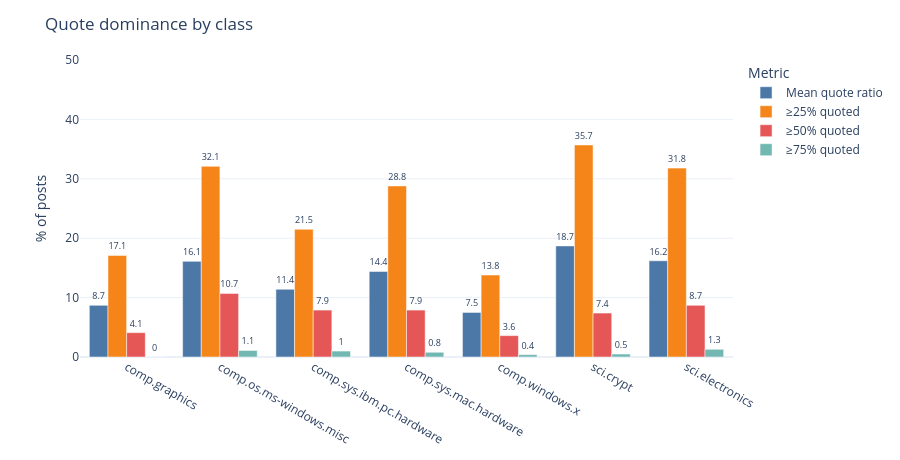

Notebook source saved alongside this figure:
### Code cell
#visual
labels = quote_dominance_by_class.index.tolist()

cols = {
    "mean_body_quote_ratio": "Mean quote ratio",
    "share_quote_heavy_25": "≥25% quoted",
    "share_quote_heavy_50": "≥50% quoted",
    "share_quote_heavy_75": "≥75% quoted",
}

fig = go.Figure()

for col, name in cols.items():
    fig.add_trace(go.Bar(
        name=name,
        x=labels,
        y=(quote_dominance_by_class[col] * 100).round(1),
        text=(quote_dominance_by_class[col] * 100).round(1),
        textposition="outside",
        textfont=dict(size=9),
    ))

fig.update_layout(
    barmode="group",
    title="Quote dominance by class",
    xaxis_title=None,
    yaxis_title="% of posts",
    yaxis=dict(range=[0, 50]),
    legend_title="Metric",
    height=460,
    template="plotly_white",
    colorway=px.colors.qualitative.T10,
    margin=dict(t=60, b=40),
)

fig.show()

### Figure 1 — Plotly figure (JSON) as saved in the notebook; plotly's stock layout.template omitted (floating-point values rounded to 4 significant figures)
{"data": [{"name": "Mean quote ratio", "text": [8.7, 16.1, 11.4, 14.4, 7.5, 18.7, 16.2], "textfont": {"size": 9}, "textposition": "outside", "type": "bar", "x": ["comp.graphics", "comp.os.ms-windows.misc", "comp.sys.ibm.pc.hardware", "comp.sys.mac.hardware", "comp.windows.x", "sci.crypt", "sci.electronics"], "y": [8.7, 16.1, 11.4, 14.4, 7.5, 18.7, 16.2]}, {"name": "≥25% quoted", "text": [17.1, 32.1, 21.5, 28.8, 13.8, 35.7, 31.8], "textfont": {"size": 9}, "textposition": "outside", "type": "bar", "x": ["comp.graphics", "comp.os.ms-windows.misc", "comp.sys.ibm.pc.hardware", "comp.sys.mac.hardware", "comp.windows.x", "sci.crypt", "sci.electronics"], "y": [17.1, 32.1, 21.5, 28.8, 13.8, 35.7, 31.8]}, {"name": "≥50% quoted", "text": [4.1, 10.7, 7.9, 7.9, 3.6, 7.4, 8.7], "textfont": {"size": 9}, "textposition": "outside", "type": "bar", "x": ["comp.graphics", "comp.os.ms-windows.misc", "comp.sys.ibm.pc.hardware", "comp.sys.mac.hardware", "comp.windows.x", "sci.crypt", "sci.electronics"], "y": [4.1, 10.7, 7.9, 7.9, 3.6, 7.4, 8.7]}, {"name": "≥75% quoted", "text": [0.0, 1.1, 1.0, 0.8, 0.4, 0.5, 1.3], "textfont": {"size": 9}, "textposition": "outside", "type": "bar", "x": ["comp.graphics", "comp.os.ms-windows.misc", "comp.sys.ibm.pc.hardware", "comp.sys.mac.hardware", "comp.windows.x", "sci.crypt", "sci.electronics"], "y": [0.0, 1.1, 1.0, 0.8, 0.4, 0.5, 1.3]}], "layout": {"barmode": "group", "colorway": ["#4C78A8", "#F58518", "#E45756", "#72B7B2", "#54A24B", "#EECA3B", "#B279A2", "#FF9DA6", "#9D755D", "#BAB0AC"], "height": 460, "legend": {"title": {"text": "Metric"}}, "margin": {"b": 40, "t": 60}, "title": {"text": "Quote dominance by class"}, "xaxis": {"title": {}}, "yaxis": {"range": [0, 50], "title": {"text": "% of posts"}}}}
